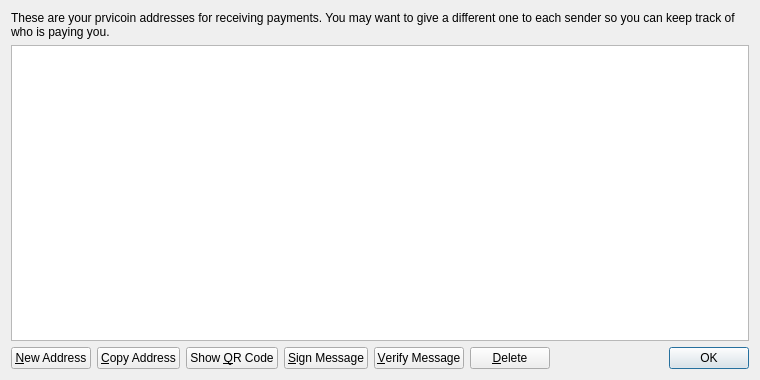
<?xml version="1.0" encoding="UTF-8"?>
<ui version="4.0">
 <class>AddressBookPage</class>
 <widget class="QWidget" name="AddressBookPage">
  <property name="geometry">
   <rect>
    <x>0</x>
    <y>0</y>
    <width>760</width>
    <height>380</height>
   </rect>
  </property>
  <property name="windowTitle">
   <string>Address Book</string>
  </property>
  <layout class="QVBoxLayout" name="verticalLayout">
   <item>
    <widget class="QLabel" name="labelExplanation">
     <property name="text">
      <string>These are your prvicoin addresses for receiving payments. You may want to give a different one to each sender so you can keep track of who is paying you.</string>
     </property>
     <property name="textFormat">
      <enum>Qt::PlainText</enum>
     </property>
     <property name="wordWrap">
      <bool>true</bool>
     </property>
    </widget>
   </item>
   <item>
    <widget class="QTableView" name="tableView">
     <property name="contextMenuPolicy">
      <enum>Qt::CustomContextMenu</enum>
     </property>
     <property name="toolTip">
      <string>Double-click to edit address or label</string>
     </property>
     <property name="tabKeyNavigation">
      <bool>false</bool>
     </property>
     <property name="alternatingRowColors">
      <bool>true</bool>
     </property>
     <property name="selectionMode">
      <enum>QAbstractItemView::SingleSelection</enum>
     </property>
     <property name="selectionBehavior">
      <enum>QAbstractItemView::SelectRows</enum>
     </property>
     <property name="sortingEnabled">
      <bool>true</bool>
     </property>
     <attribute name="verticalHeaderVisible">
      <bool>false</bool>
     </attribute>
    </widget>
   </item>
   <item>
    <layout class="QHBoxLayout" name="horizontalLayout">
     <item>
      <widget class="QPushButton" name="newAddressButton">
       <property name="toolTip">
        <string>Create a new address</string>
       </property>
       <property name="text">
        <string>&amp;New Address</string>
       </property>
       <property name="icon">
        <iconset resource="../bitcoin.qrc">
         <normaloff>:/icons/add</normaloff>:/icons/add</iconset>
       </property>
      </widget>
     </item>
     <item>
      <widget class="QPushButton" name="copyToClipboard">
       <property name="toolTip">
        <string>Copy the currently selected address to the system clipboard</string>
       </property>
       <property name="text">
        <string>&amp;Copy Address</string>
       </property>
       <property name="icon">
        <iconset resource="../bitcoin.qrc">
         <normaloff>:/icons/editcopy</normaloff>:/icons/editcopy</iconset>
       </property>
      </widget>
     </item>
     <item>
      <widget class="QPushButton" name="showQRCode">
       <property name="text">
        <string>Show &amp;QR Code</string>
       </property>
       <property name="icon">
        <iconset resource="../bitcoin.qrc">
         <normaloff>:/icons/qrcode</normaloff>:/icons/qrcode</iconset>
       </property>
      </widget>
     </item>
     <item>
      <widget class="QPushButton" name="signMessage">
       <property name="toolTip">
        <string>Sign a message to prove you own a Bitcoin address</string>
       </property>
       <property name="text">
        <string>&amp;Sign Message</string>
       </property>
       <property name="icon">
        <iconset resource="../bitcoin.qrc">
         <normaloff>:/icons/edit</normaloff>:/icons/edit</iconset>
       </property>
      </widget>
     </item>
     <item>
      <widget class="QPushButton" name="verifyMessage">
       <property name="toolTip">
        <string>Verify a message to ensure it was signed with a specified Bitcoin address</string>
       </property>
       <property name="text">
        <string>&amp;Verify Message</string>
       </property>
       <property name="icon">
        <iconset resource="../bitcoin.qrc">
         <normaloff>:/icons/transaction_0</normaloff>:/icons/transaction_0</iconset>
       </property>
      </widget>
     </item>
     <item>
      <widget class="QPushButton" name="deleteButton">
       <property name="toolTip">
        <string>Delete the currently selected address from the list. Only sending addresses can be deleted.</string>
       </property>
       <property name="text">
        <string>&amp;Delete</string>
       </property>
       <property name="icon">
        <iconset resource="../bitcoin.qrc">
         <normaloff>:/icons/remove</normaloff>:/icons/remove</iconset>
       </property>
      </widget>
     </item>
     <item>
      <spacer name="horizontalSpacer">
       <property name="orientation">
        <enum>Qt::Horizontal</enum>
       </property>
       <property name="sizeHint" stdset="0">
        <size>
         <width>40</width>
         <height>20</height>
        </size>
       </property>
      </spacer>
     </item>
     <item>
      <widget class="QDialogButtonBox" name="buttonBox">
       <property name="sizePolicy">
        <sizepolicy hsizetype="Maximum" vsizetype="Fixed">
         <horstretch>0</horstretch>
         <verstretch>0</verstretch>
        </sizepolicy>
       </property>
       <property name="standardButtons">
        <set>QDialogButtonBox::Ok</set>
       </property>
      </widget>
     </item>
    </layout>
   </item>
  </layout>
 </widget>
 <resources>
  <include location="../bitcoin.qrc"/>
 </resources>
 <connections/>
</ui>
